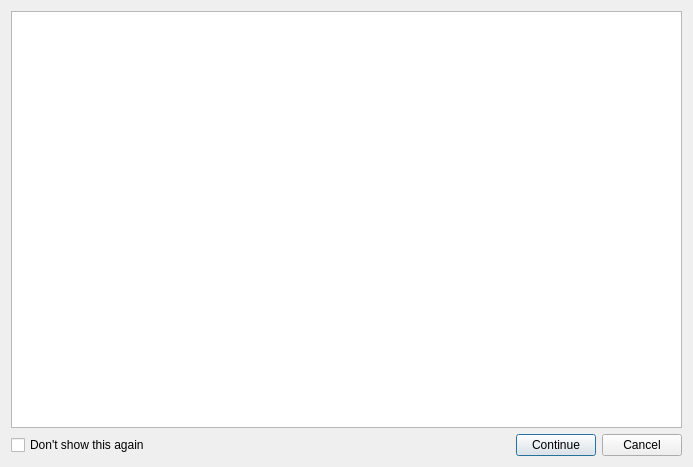
<?xml version="1.0" encoding="UTF-8"?>
<ui version="4.0">
 <class>SaveTimetableConfirmationForm_template</class>
 <widget class="QDialog" name="SaveTimetableConfirmationForm_template">
  <property name="geometry">
   <rect>
    <x>0</x>
    <y>0</y>
    <width>693</width>
    <height>467</height>
   </rect>
  </property>
  <property name="windowTitle">
   <string>Instructions and confirmation for saving data and timetable</string>
  </property>
  <layout class="QGridLayout" name="gridLayout">
   <item row="0" column="0" colspan="4">
    <widget class="QTextEdit" name="plainTextEdit"/>
   </item>
   <item row="1" column="0">
    <widget class="QCheckBox" name="dontShowAgainCheckBox">
     <property name="text">
      <string>Don't show this again</string>
     </property>
    </widget>
   </item>
   <item row="1" column="1">
    <spacer name="horizontalSpacer">
     <property name="orientation">
      <enum>Qt::Horizontal</enum>
     </property>
     <property name="sizeHint" stdset="0">
      <size>
       <width>607</width>
       <height>20</height>
      </size>
     </property>
    </spacer>
   </item>
   <item row="1" column="2">
    <widget class="QPushButton" name="continuePushButton">
     <property name="text">
      <string>Continue</string>
     </property>
    </widget>
   </item>
   <item row="1" column="3">
    <widget class="QPushButton" name="cancelPushButton">
     <property name="text">
      <string>Cancel</string>
     </property>
    </widget>
   </item>
  </layout>
 </widget>
 <resources/>
 <connections/>
</ui>
